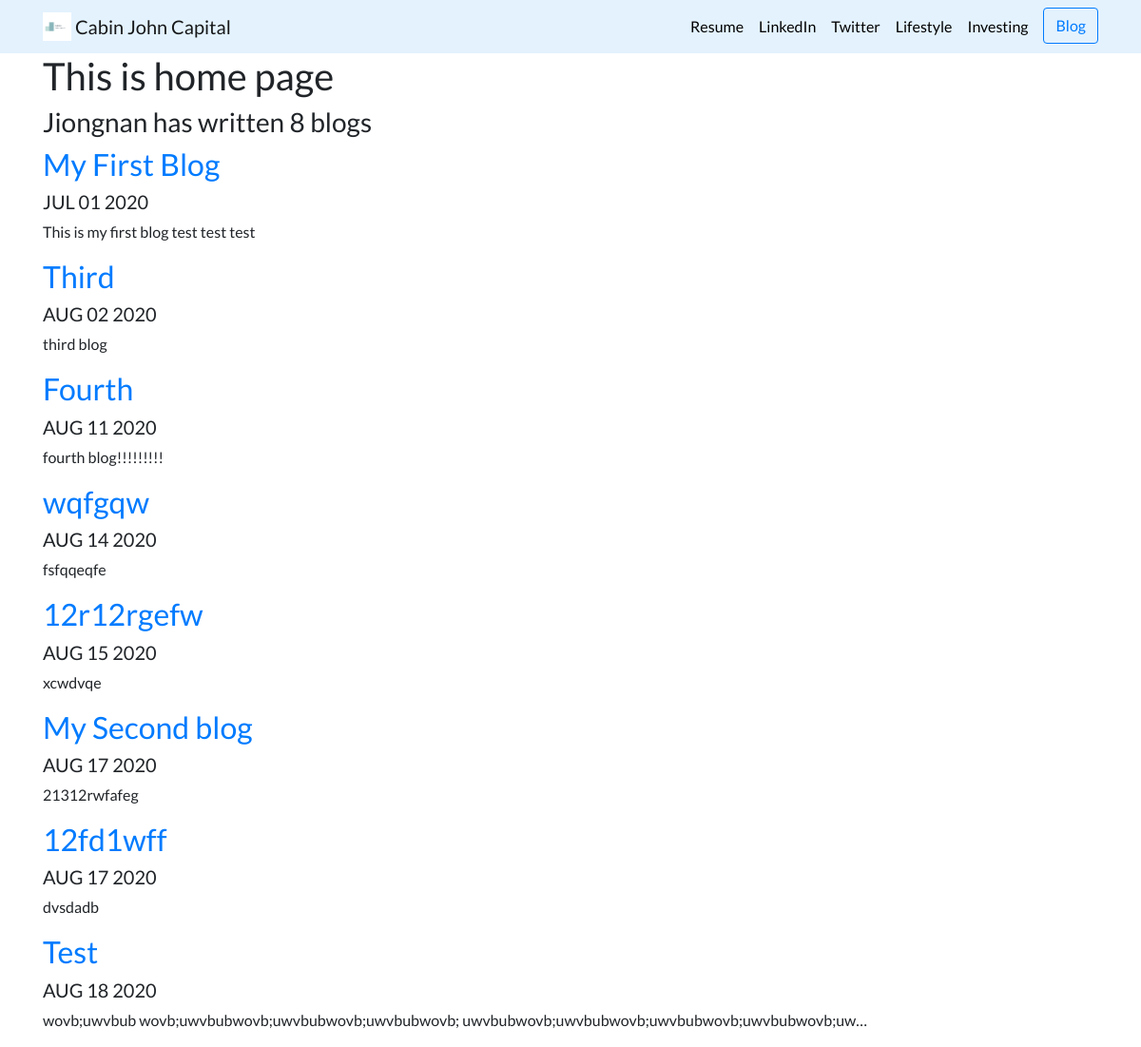
Screenshot of /blog/ with the database file from the repository.
### blog/models.py (models this page shows, shortened)
class myBlog(models.Model):
    title = models.CharField(max_length=100)
    description = models.TextField()
    date = models.DateField(default=date.today)

### blog/views.py (the view)
# urls.py: path('', views.all_blogs, name='all_blogs'),
def all_blogs(request):
    blogs = myBlog.objects.order_by('date')
    return render(request, 'blog/all_blogs.html', {'blogs': blogs})

### blog/templates/blog/all_blogs.html
{% extends 'portfolio/base.html' %}
{% block content %}
<h1>This is home page</h1>
<h3>Jiongnan has written {{blogs.count}} blog{{ blogs.count|pluralize }}</h3>
{% for blog in blogs %}
    <a href="{% url 'blog:detail' blog.id %}"><h2>{{ blog.title }}</h2></a>
    <h5>{{ blog.date|date:'M d Y'|upper }}</h5>
    <p>{{ blog.description|truncatechars:100 }}</p>
{% endfor %}
{% endblock %}

### portfolio/static/portfolio/custom.css (style rules this page uses)
body { font-family: 'Lato', sans-serif; }

### rows the page displays
myBlog: title "My First Blog", date "JUL 01 2020", description "This is my first blog test test test"
myBlog: title "Third", date "AUG 02 2020", description "third blog"
myBlog: title "Fourth", date "AUG 11 2020", description "fourth blog!!!!!!!!!"
myBlog: title "wqfgqw", date "AUG 14 2020", description "fsfqqeqfe"
myBlog: title "12r12rgefw", date "AUG 15 2020", description "xcwdvqe"
myBlog: title "My Second blog", date "AUG 17 2020", description "21312rwfafeg"
myBlog: title "12fd1wff", date "AUG 17 2020", description "dvsdadb"
myBlog: title "Test", date "AUG 18 2020", description "wovb;uwvbub wovb;uwvbubwovb;uwvbubwovb;uwvbubwovb; uwvbubwovb;uwvbubwovb;uwvbubwovb;uwvbubwovb;uw…"

### other values shown
{{ blogs.count }} "8"
